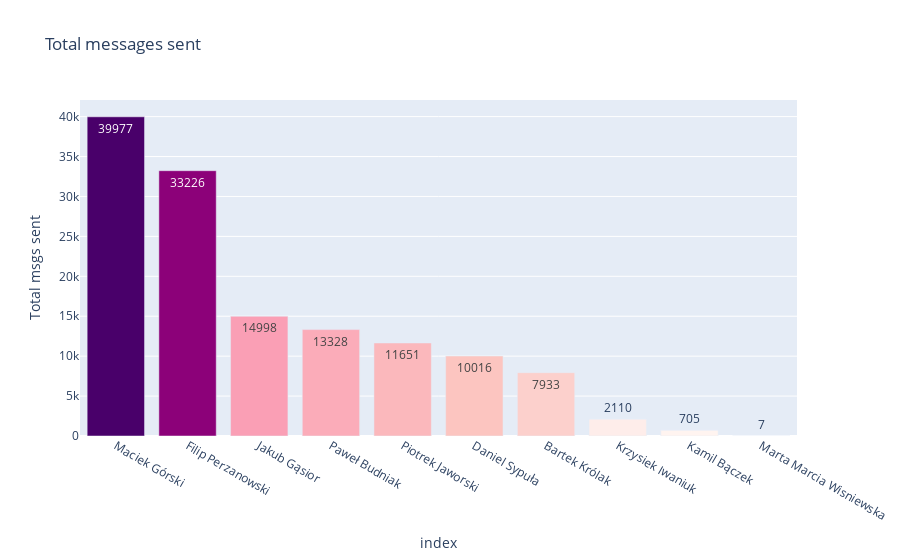

Source (notebook cell):
### Markdown cell above
## General chat statistics

### Code cell
msg_stats_dict = stats.get_msg_stats(chat)
msg_stats = pd.DataFrame.from_dict(msg_stats_dict, columns = ['Total msgs sent', 'Avg msg length', 'Total chars sent'], orient = 'index')


col = 'Total msgs sent'
df2 = msg_stats.sort_values(by = col, ascending = False)
f = px.bar(df2, y = col, x = df2.index, text = col, labels = {'x': 'Sender'}, color = col,
           title = 'Total messages sent', color_continuous_scale = px.colors.sequential.RdPu)
f.update(layout_coloraxis_showscale=False)
#f.update_traces(textposition = 'outside')
f

### Figure 1 — Plotly figure (JSON) as saved in the notebook; plotly's stock layout.template omitted (floating-point values rounded to 4 significant figures)
{"data": [{"alignmentgroup": "True", "hovertemplate": "index=%{x}<br>Total msgs sent=%{marker.color}<extra></extra>", "legendgroup": "", "marker": {"color": [39977, 33226, 14998, 13328, 11651, 10016, 7933, 2110, 705, 7], "coloraxis": "coloraxis"}, "name": "", "offsetgroup": "", "orientation": "v", "showlegend": false, "text": [39977, 33226, 14998, 13328, 11651, 10016, 7933, 2110, 705, 7], "textposition": "auto", "type": "bar", "x": ["Maciek Górski", "Filip Perzanowski", "Jakub Gąsior", "Paweł Budniak", "Piotrek Jaworski", "Daniel Sypuła", "Bartek Królak", "Krzysiek Iwaniuk", "Kamil Bączek", "Marta Marcia Wisniewska"], "xaxis": "x", "y": [39977, 33226, 14998, 13328, 11651, 10016, 7933, 2110, 705, 7], "yaxis": "y"}], "layout": {"barmode": "relative", "coloraxis": {"colorbar": {"title": {"text": "Total msgs sent"}}, "colorscale": [[0, "rgb(255,247,243)"], [0.125, "rgb(253,224,221)"], [0.25, "rgb(252,197,192)"], [0.375, "rgb(250,159,181)"], [0.5, "rgb(247,104,161)"], [0.625, "rgb(221,52,151)"], [0.75, "rgb(174,1,126)"], [0.875, "rgb(122,1,119)"], [1, "rgb(73,0,106)"]], "showscale": false}, "legend": {"tracegroupgap": 0}, "title": {"text": "Total messages sent"}, "xaxis": {"anchor": "y", "domain": [0, 1], "title": {"text": "index"}}, "yaxis": {"anchor": "x", "domain": [0, 1], "title": {"text": "Total msgs sent"}}}}
